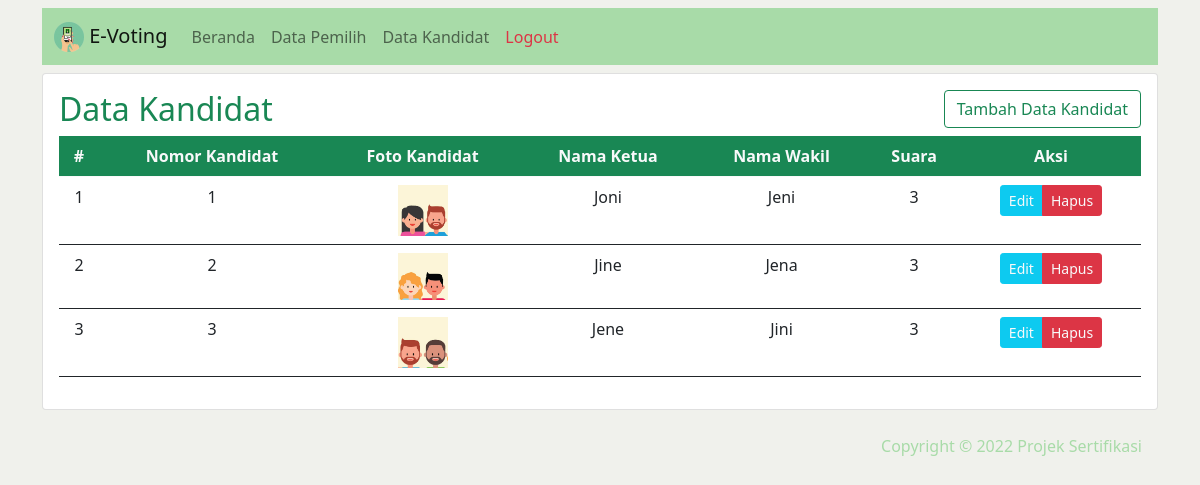
The app's page /datakandidat.php (signed in) with its own data.
### tables this page shows
CREATE TABLE `kandidat` (
  `id` int(11) NOT NULL,
  `id_kandidat` int(25) NOT NULL,
  `gambar` varchar(2000) NOT NULL,
  `namaketua` varchar(25) DEFAULT NULL,
  `namawakil` varchar(25) DEFAULT NULL,
  `visi` varchar(200) DEFAULT NULL,
  `misi` varchar(200) DEFAULT NULL,
  `jml` int(11) DEFAULT 0
);

### datakandidat.php (the view, shortened to what this page needs)
<?php
$conn = mysqli_connect("localhost","root", "", "e_voting");
$result = mysqli_query($conn, "SELECT * FROM kandidat");
?>
<!DOCTYPE html>
<html lang="en">
<head>
	<link href="css/bootstrap.min.css" rel="stylesheet">
</head>
<body style="background: #F0F1EC;">
	<div class="container mt-2">
		<?php
      		require('navbar_admin.php');
    	?>
		<div class="card mt-2 mb-2">
			<div class="card-body p-3">
				<div class="table-title">
					<div class="row">
						<div class="col">
							<h2 class="text-success">Data Kandidat</h2>
						</div>
						<div class="col">
							<h4 class="text-end"><a href="tambahkandidat.php" class="btn btn-outline-success">Tambah Data Kandidat</a></h4>
						</div>
					</div>
				</div>
				<div class="table-responsive">
				<table class="table border-dark">
					<thead class="thead bg-success">
						<tr>
  							<th class="text-center text-light">#</th>
							<th class="text-center text-light">Nomor Kandidat</th>
							<th class="text-center text-light">Foto Kandidat</th>
							<th class="text-center text-light">Nama Ketua</th>
							<th class="text-center text-light">Nama Wakil</th>
							<th class="text-center text-light">Suara</th>
							<th class="text-center text-light">Aksi</th>
						</tr>
					</thead>
					<?php
					$i = 1;
					foreach ($result as $row): ?>
					<tr>
						<td class="text-center"><?php echo $i; ?></td>
						<td class="text-center"><?= $row["id_kandidat"]; ?></td>
						<td class="text-center"><img src="img/<?= $row["gambar"]; ?>" width="50"></td>
						<td class="text-center"><?= $row["namaketua"]; ?></td>
						<td class="text-center"><?= $row["namawakil"]; ?></td>
						<td class="text-center"><?= $row["jml"]; ?></td>
						<td class="text-center">
							<div class="btn-group btn-group-sm" role="group" aria-label="Basic mixed styles example">
							<button type="button" class="btn btn-info"><a class="text-decoration-none text-light" href="ubahkandidat.php?id=<?= $row["id"]; ?>">Edit</a></button>
							<button type="button" class="btn btn-danger"><a class="text-decoration-none text-light" href="hapuskandidat.php?id=<?= $row["id"]; ?>"
								onclick="return confirm('Anda Yakin Ingin Mengahpus Data Ini?');">Hapus</a></button>
						</td>
					</tr>
					<?php $i++; ?>
					<?php endforeach; ?>
				</table>
				</div>
			</div>
		</div>
		<?php
      		require('footer.php');
    	?>
	</div>
</body>
</html>

### records on screen
kandidat: id_kandidat "1", gambar (picture), namaketua "Joni", namawakil "Jeni", jml "3"
kandidat: id_kandidat "2", gambar (picture), namaketua "Jine", namawakil "Jena", jml "3"
kandidat: id_kandidat "3", gambar (picture), namaketua "Jene", namawakil "Jini", jml "3"
